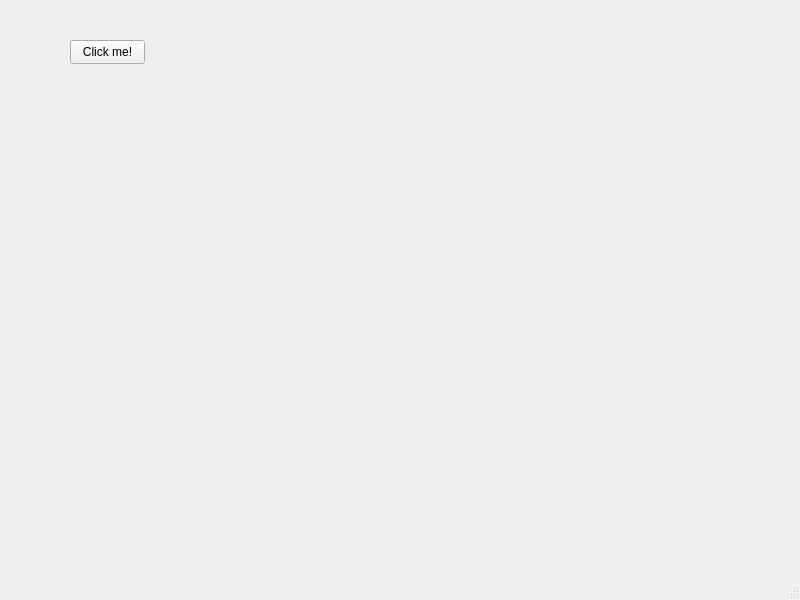
<?xml version="1.0" encoding="UTF-8"?>
<ui version="4.0">
 <class>MainWindow</class>
 <widget class="QMainWindow" name="MainWindow">
  <property name="geometry">
   <rect>
    <x>0</x>
    <y>0</y>
    <width>800</width>
    <height>600</height>
   </rect>
  </property>
  <property name="windowTitle">
   <string>MainWindow</string>
  </property>
  <widget class="QWidget" name="centralwidget">
   <widget class="QPushButton" name="btnClickMe">
    <property name="geometry">
     <rect>
      <x>70</x>
      <y>40</y>
      <width>75</width>
      <height>24</height>
     </rect>
    </property>
    <property name="text">
     <string>Click me!</string>
    </property>
   </widget>
   <widget class="QLabel" name="lblMessage">
    <property name="geometry">
     <rect>
      <x>80</x>
      <y>80</y>
      <width>49</width>
      <height>16</height>
     </rect>
    </property>
    <property name="text">
     <string/>
    </property>
   </widget>
  </widget>
  <widget class="QMenuBar" name="menubar">
   <property name="geometry">
    <rect>
     <x>0</x>
     <y>0</y>
     <width>800</width>
     <height>22</height>
    </rect>
   </property>
  </widget>
  <widget class="QStatusBar" name="statusbar"/>
 </widget>
 <resources/>
 <connections/>
</ui>
